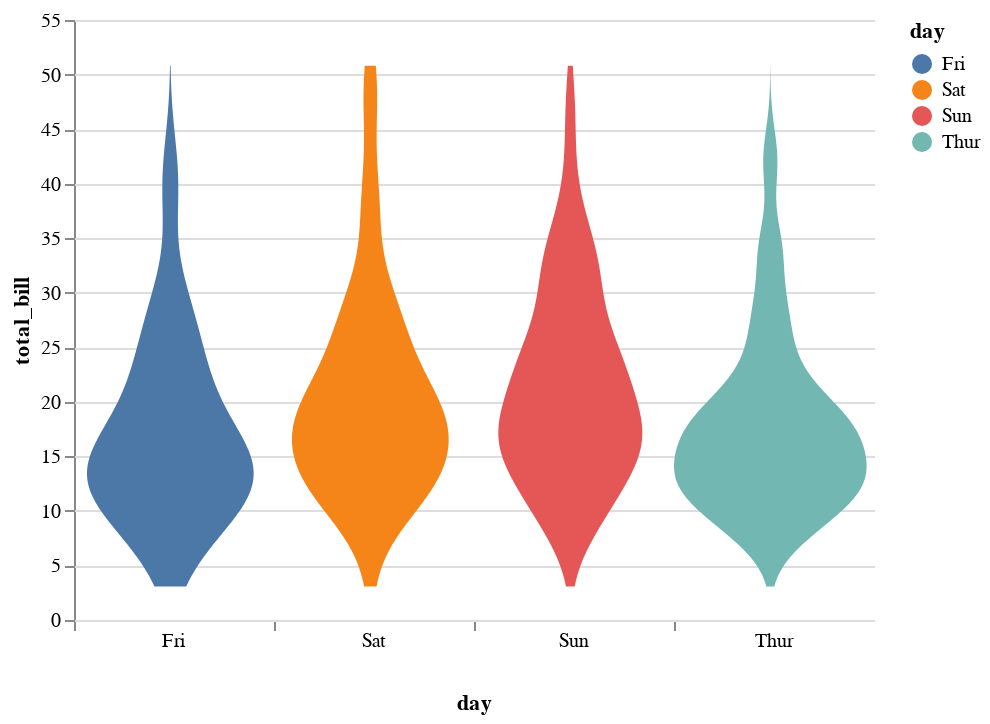

This figure's notebook cell:
### Code cell
alt.Chart(tips).transform_density(
    "total_bill", as_=["total_bill", "density"], groupby=["day"]
).mark_area(orient="horizontal").encode(
    y="total_bill:Q",
    color="day:N",
    x=alt.X(
        "density:Q",
        stack="center",
        impute=None,
        title=None,
        axis=alt.Axis(labels=False, values=[0], grid=False, ticks=True),
    ),
    column=alt.Column(
        "day:N",
        header=alt.Header(
            titleOrient="bottom",
            labelOrient="bottom",
            labelPadding=0,
        ),
    ),
).properties(
    width=100
).configure_facet(
    spacing=0
).configure_view(
    stroke=None
)

### Figure 1 — Vega-Lite specification as saved in the notebook (floating-point values rounded to 4 significant figures; data arrays with more than 128 entries replaced by an {"elided": "..."} marker saying what was removed)
{"config": {"view": {"continuousWidth": 400, "continuousHeight": 300, "stroke": null}, "facet": {"spacing": 0}}, "data": {"name": "data-362d1a3aede62850ce7cd49b1d5f5d1d"}, "mark": {"type": "area", "orient": "horizontal"}, "encoding": {"color": {"type": "nominal", "field": "day"}, "column": {"type": "nominal", "field": "day", "header": {"labelOrient": "bottom", "labelPadding": 0, "titleOrient": "bottom"}}, "x": {"type": "quantitative", "axis": {"grid": false, "labels": false, "ticks": true, "values": [0]}, "field": "density", "impute": null, "stack": "center", "title": null}, "y": {"type": "quantitative", "field": "total_bill"}}, "transform": [{"density": "total_bill", "groupby": ["day"], "as": ["total_bill", "density"]}], "width": 100, "$schema": "https://vega.github.io/schema/vega-lite/v4.8.1.json", "datasets": {"data-362d1a3aede62850ce7cd49b1d5f5d1d": {"elided": "244 records"}}}
